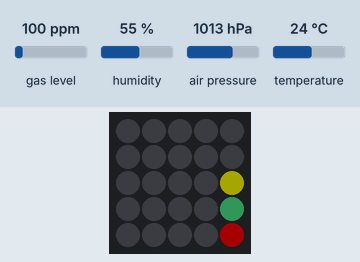
Bench run of a sketch on a simulated ESP32. On the bench: 5×5 RGB LED matrix (first LED top left, wired row by row). The inputs (shaded band) are chosen by the test bench; at power-on: air pressure 1013 hPa, humidity 55 %, temperature 24 °C, gas level 100 ppm. Dim RGB values are drawn brighter than linear; WiFi joins after 1.5 s; servers stay silent unless stated; what the sketch prints to the serial monitor is not drawn.

Above: at 2.7 s.
2.8 s: air pressure set to 1010 hPa
At 3.2 s:
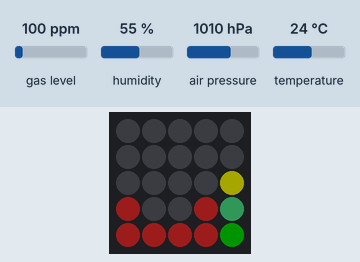
7.2 s: humidity set to 31 %
9.0 s: humidity set to 28 %
At 10.9 s:
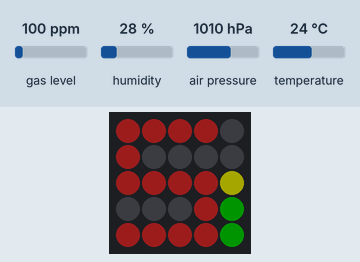
13.4 s: temperature set to 20.7 °C
16.1 s: temperature set to 19.3 °C
At 18.0 s:
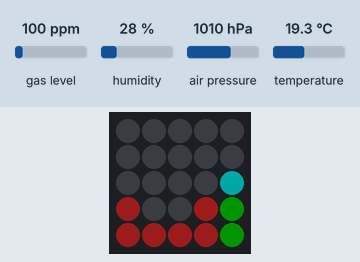
20.5 s: air pressure set to 952 hPa
At 21.5 s:
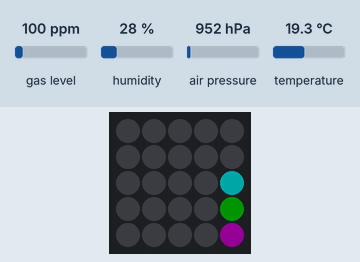
Timing chart, 0 to 23.5 s (numbered marks = the images above; inputs shaded):
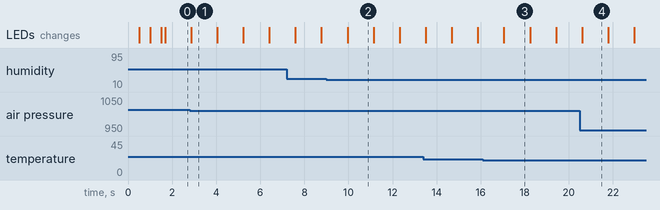

The sketch:

atom-environment-sensor.ino
```cpp
#include <Adafruit_BME680.h>
#include <M5Atom.h>
#include <Wire.h>
#include <WiFi.h>
#include <WiFiUdp.h>

const bool LOG_TO_UDP = true;           // Disable if you don't want to log over WiFi to the UDP server
const char *ssid = "your_ssid";         // set to the SSID of your WiFi network
const char *password = "your_password"; // set to the password of your WiFi network
const char *udp_ip = "192.168.1.100";   // set to the IP where the ESP32 logger is running
const int udp_port = 8080;

WiFiUDP udp;

// Create BME680 sensor object
Adafruit_BME680 bme;

// Configuration variables
const int READING_INTERVAL_MS = 1000;       // Default 1 second
const int SEA_LEVEL_PRESSURE_HPA = 1013.25; // Standard sea level pressure for altitude calculation

// tracks the digit we're currently displaying
// 0: nothing
// 1: hundreds
// 2: tens
// 3: ones
int currDigitPlace = 0;

const uint8_t BLANK_DIGIT_PATTERN[5][4] = {
    // _
    {0, 0, 0, 0},
    {0, 0, 0, 0},
    {0, 0, 0, 0},
    {1, 0, 0, 1},
    {1, 1, 1, 1}};

// LED grid definitions for numerical display
const uint8_t DIGIT_PATTERNS[10][5][4] = {
    // 0
    {{1, 1, 1, 1},
     {1, 0, 0, 1},
     {1, 0, 0, 1},
     {1, 0, 0, 1},
     {1, 1, 1, 1}},

    // 1
    {{0, 0, 0, 1},
     {0, 0, 0, 1},
     {0, 0, 0, 1},
     {0, 0, 0, 1},
     {0, 0, 0, 1}},

    // 2
    {{1, 1, 1, 1},
     {0, 0, 0, 1},
     {1, 1, 1, 1},
     {1, 0, 0, 0},
     {1, 1, 1, 1}},

    // 3
    {{1, 1, 1, 1},
     {0, 0, 0, 1},
     {0, 1, 1, 1},
     {0, 0, 0, 1},
     {1, 1, 1, 1}},

    // 4
    {{1, 0, 0, 1},
     {1, 0, 0, 1},
     {1, 1, 1, 1},
     {0, 0, 0, 1},
     {0, 0, 0, 1}},

    // 5
    {{1, 1, 1, 1},
     {1, 0, 0, 0},
     {1, 1, 1, 1},
     {0, 0, 0, 1},
     {1, 1, 1, 1}},

    // 6
    {{1, 1, 1, 1},
     {1, 0, 0, 0},
     {1, 1, 1, 1},
     {1, 0, 0, 1},
     {1, 1, 1, 1}},

    // 7
    {{1, 1, 1, 1},
     {0, 0, 0, 1},
     {0, 0, 0, 1},
     {0, 0, 0, 1},
     {0, 0, 0, 1}},

    // 8
    {{1, 1, 1, 1},
     {1, 0, 0, 1},
     {1, 1, 1, 1},
     {1, 0, 0, 1},
     {1, 1, 1, 1}},

    // 9
    {{1, 1, 1, 1},
     {1, 0, 0, 1},
     {1, 1, 1, 1},
     {0, 0, 0, 1},
     {1, 1, 1, 1}}};

void displayNumber(int number, CRGB color)
{
  // make sure we only have 1 digit
  int digit = number % 10;

  for (int row = 0; row < 5; row++)
  {
    for (int col = 0; col < 4; col++)
    {
      if (DIGIT_PATTERNS[digit][row][col])
      {
        M5.dis.drawpix(row * 5 + col, color);
      }
    }
  }
}

void clearDisplay()
{
  for (int row = 0; row < 5; row++)
  {
    for (int col = 0; col < 4; col++)
    {
      M5.dis.drawpix(row * 5 + col, CRGB::Black);
    }
  }
}

void displayBlank(CRGB color)
{
  for (int row = 0; row < 5; row++)
  {
    for (int col = 0; col < 4; col++)
    {
      if (BLANK_DIGIT_PATTERN[row][col])
      {
        M5.dis.drawpix(row * 5 + col, color);
      }
    }
  }
}

void displayFahrenheit(float temperature, int place)
{
  // Convert to Fahrenheit
  int tempF = round((bme.temperature * 9.0 / 5.0) + 32.0);

  // get each component
  int hundreds = tempF / 100;
  int tens = (tempF / 10) % 10;
  int ones = tempF % 10;

  // we need to always reset the display in between renders
  clearDisplay();
  switch (place)
  {
  case 0:
    break;
  case 1:
    if (hundreds > 0)
    {
      displayNumber(hundreds, CRGB::FireBrick);
    }
    else
    {
      displayBlank(CRGB::FireBrick);
    }
    break;
  case 2:
    // Slightly vary color of 10s place to distinguish consecutive digits
    displayNumber(tens, CRGB::Maroon);
    break;
  case 3:
    displayNumber(ones, CRGB::FireBrick);
    break;
  }
}

// Color mapping functions
CRGB mapTemperatureToColor(float temp)
{
  // Blue (cold) to Red (hot)
  if (temp < 10)
    return CRGB::LightBlue;
  if (temp < 20)
    return CRGB::Cyan;
  if (temp < 30)
    return CRGB::Yellow;
  return CRGB::Red;
}

CRGB mapHumidityToColor(float humidity)
{
  // Green (low humidity) to Blue (high humidity)
  if (humidity < 30)
    return CRGB::Green;
  if (humidity < 60)
    return CRGB::SeaGreen;
  return CRGB::Blue;
}

CRGB mapPressureToColor(float pressure)
{
  // Purple (low pressure) to Green (normal) to Red (high pressure)
  if (pressure < 1000)
    return CRGB::Purple;
  if (pressure < 1013)
    return CRGB::Green;
  return CRGB::Red;
}

// Log a message to the UDP server
void udpLog(String msg)
{
  if (LOG_TO_UDP)
  {
    udp.beginPacket(udp_ip, udp_port);
    udp.print(msg);
    udp.endPacket();
  }
}

void setup()
{
  // Initialize M5Atom
  M5.begin(true, false, true);
  M5.dis.clear();

  if (LOG_TO_UDP)
  {
    // Initialize WiFi
    WiFi.begin(ssid, password);
    bool blinkOn = true;
    while (WiFi.status() != WL_CONNECTED)
    {
      delay(500);
      if (blinkOn)
      {
        M5.dis.drawpix(3, CRGB::Orange);
      }
      else
      {
        M5.dis.drawpix(3, CRGB::Black);
      }
      blinkOn = !blinkOn;
      Serial.print(".");
    }
    Serial.println("Connected to WiFi");
  }

  // Initialize serial communication
  Serial.begin(115200);

  // Initialize I2C communication
  Wire.begin(25, 21); // SDA, SCL pins for M5Stack Atom Matrix

  // Initialize BME688 sensor
  if (!bme.begin())
  {
    Serial.println("Could not find a valid BME688 sensor, check wiring!");
    M5.dis.clear();
    M5.dis.drawpix(4, CRGB::Red); // Error indicator
    while (1)
      ;
  }

  // Configure oversampling and filter initialization
  bme.setTemperatureOversampling(BME680_OS_8X);
  bme.setHumidityOversampling(BME680_OS_2X);
  bme.setPressureOversampling(BME680_OS_4X);
  bme.setIIRFilterSize(BME680_FILTER_SIZE_3);
  bme.setGasHeater(320, 150); // 320°C for 150 ms
}

void loop()
{
  // Perform sensor reading
  if (!bme.performReading())
  {
    Serial.println("Failed to perform reading :(");
    M5.dis.clear();
    M5.dis.drawpix(4, CRGB::Red); // Error indicator
    return;
  }

  // Log the data to the UDP server as JSON
  String msg = "{\"temperature\":" + String(bme.temperature) +
               ",\"humidity\":" + String(bme.humidity) +
               ",\"pressure\":" + String(bme.pressure / 100.0) +
               ",\"altitude\":" + String(bme.readAltitude(SEA_LEVEL_PRESSURE_HPA)) +
               ",\"gas_resistance\":" + String(bme.gas_resistance / 1000.0) + "}";
  Serial.println(msg);
  udpLog(msg);

  // Update LED based on different sensor readings
  CRGB temperatureColor = mapTemperatureToColor(bme.temperature);
  CRGB humidityColor = mapHumidityToColor(bme.humidity);
  CRGB pressureColor = mapPressureToColor(bme.pressure / 100.0);

  M5.dis.drawpix(14, temperatureColor);
  M5.dis.drawpix(19, humidityColor);
  M5.dis.drawpix(24, pressureColor);

  // Cycle through different digits (0-4);
  displayFahrenheit(bme.temperature, currDigitPlace);
  // Cycle digit
  currDigitPlace = (currDigitPlace + 1) % 4;

  // Wait for next reading
  delay(READING_INTERVAL_MS);
}
```

Measured:
- the behaviour switches between 1013 and 1012 hPa on air pressure (found by bisection; images 0 and 1)
- the behaviour switches between 30 and 29 % on humidity (found by bisection; images 1 and 2)
- the behaviour switches between 20 and 19.9 °C on temperature (found by bisection; images 2 and 3)
- after the input at 2.8 s, the LEDs: change after 0.06 s (image 1)
- after the input at 9.0 s, the LEDs: change after 0.96 s (image 2)
- after the input at 16.1 s, the LEDs: change after 0.96 s (image 3)
- after the input at 20.5 s, the LEDs: change after 0.10 s (image 4)
